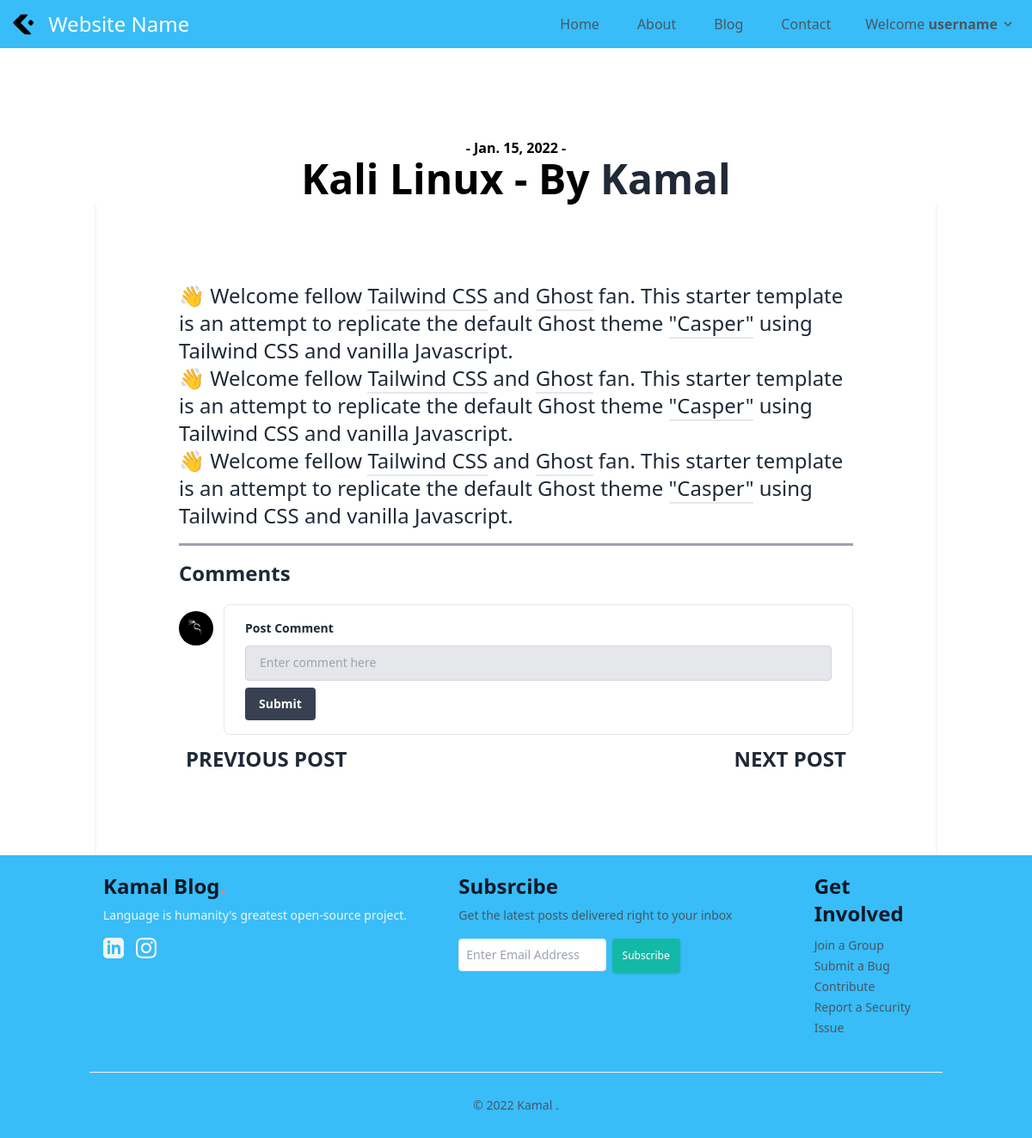
Screenshot of /blog/Kali Linux/ (signed in) with the database file from the repository.
### blog/models.py (models this page shows, shortened)
class Post(models.Model):
    sno=models.AutoField(primary_key=True)
    category=models.CharField(max_length=50)
    title=models.CharField(max_length=255)
    author=models.CharField(max_length=14)
    slug=models.CharField(max_length=130)
    timeStamp=models.DateField(blank=True, null=True)
    timeRead=models.IntegerField()
    image=models.ImageField(upload_to='Images', default="")
    content=models.TextField()

### blog/views.py (the view)
# urls.py: path('<str:slug>/', views.blogPage, name="blogPage"),
def blogPage(request, slug):
    post=Post.objects.filter(slug=slug).first()
    comments= BlogComment.objects.filter(post=post, parent=None)
    context={"post":post, 'comments': comments,}
    return render(request, "blog/blogPage.html", context)

### templates/blog/blogpage.html (shortened to what this page needs)
{% extends 'basic.html' %}
{% load static %}
{% load humanize %}
{% load extras %}
{% block body %}
<div class="text-center pt-16 md:pt-16">
    <p class="text-sm md:text-base text-grey-500 font-bold">- {{post.timeStamp}} -
    </p>
    <h1 class="font-bold break-normal text-3xl md:text-5xl">{{post.title}} - By <a class="text-gray-800  no-underline"
            href="/about">{{post.author}}</a></h1>
</div>
<div class="container max-w-5xl mx-auto">
    <div class="mx-0 sm:mx-6">
        <div class="bg-white w-full p-8 md:p-24 text-xl md:text-2xl text-gray-800 leading-normal shadow-md">
            <p class="font-serif">
                {{post.content|safe}}
            </p>
            <hr class=" border-b-2 border-gray-400 my-4 ">
            <div class="bg-white w-full h-auto flex flex-col space-y-2">
                <div>
                    <strong class=" ">Comments</strong>
                </div>
                {% if user.is_authenticated %}
                <form action="/blog/postComment/" method="post">
                    <div class="flex ">
                        <div class="  flex my-3 w-full">
                            <div class="  flex-shrink-0 mr-3"><img src="/media/Images/kali.png" alt=""
                                    class="  mt-2 rounded-full w-8 h-8 sm:w-10 sm:h-10"></div>
                            <div
                                class="text-sm flex-1 border rounded-lg px-4 py-2 sm:px-6 sm:py-4 space-y-2 leading-relaxed  max-w-[75vw] break-words">
                                <strong class=" ">Post Comment</strong>
                                <input required name="comment" placeholder="Enter comment here"
                                    class="bg-gray-200 w-full text-gray-700 focus:outline-none focus:shadow-outline border border-gray-300 rounded py-2 px-4 block appearance-none"
                                    type="text">
                                <button type="submit"
                                    class=" bg-gray-700 text-white font-bold py-2 px-4 rounded hover:bg-gray-600">Submit</button>
                            </div>
                        </div>
                    </div>
                </form>
                {% else %}
                <p>
                    Please <span><a class="text-sky-400 text-xl" href="#">login</a></span> to post a comment
                </p>
                {% endif %}
            </div>
            <div class="flex justify-between border-t border-lila py-12 mt-10">
                <a href="/" class="flex items-center">
                    <span class="font-body font-bold text-primary text-lg uppercase block pl-2 md:pl-5">Previous
                        Post</span>
                </a>
                <a href="/" class="flex items-center">
                    <span class="font-body font-bold text-primary text-lg uppercase block pr-2 md:pr-5">Next
                        Post</span>
                </a>
            </div>
        </div>
    </div>
</div>
{% endblock body %}

### templates/basic.html (shortened to what this page needs)
<!DOCTYPE html>
<html lang="en">
<head>
    <link rel="stylesheet" href="/static/style.css">
</head>
<body class="bg-white font-sans leading-normal tracking-normal">
    <nav class="flex items-center justify-between flex-wrap bg-sky-400 p-2 fixed w-full z-10 top-0">
        <div class="flex items-center flex-shrink-0 text-white mr-6">
            <img class="h-10" src="/media/logo.svg" alt="">
            <a class="text-white no-underline hover:text-white hover:no-underline" href="/">
                <span class="text-2xl pl-2"> Website Name</span>
            </a>
        </div>
        <div class="w-full flex-grow lg:flex lg:items-center lg:w-auto hidden pt-6 lg:pt-0" id="nav-content">
            <ul class="list-reset lg:flex justify-end flex-1 items-center">
                <li class="mr-3 ">
                    <a class="inline-block  text-gray-600 {% block homeactive %}  {% endblock homeactive %} py-2 px-4  no-underline hover:text-gray-200"
                        href="/">Home</a>
                </li>
                <li class="mr-3">
                    <a class="inline-block text-gray-600 no-underline hover:text-gray-200 hover:text-underline py-2 px-4"
                        href="/about">About</a>
                </li>
                <li class="mr-3">
                    <a class="inline-block text-gray-600 no-underline hover:text-gray-200 hover:text-underline py-2 px-4"
                        href="/blog">Blog</a>
                </li>
                <li class="mr-3">
                    <a class="inline-block text-gray-600 no-underline hover:text-gray-200 hover:text-underline py-2 px-4"
                        href="/contact">Contact</a>
                </li>
                {% if user.is_authenticated %}
                <div class="group inline-block text-gray-600">
                    <button
                        class="outline-none focus:outline-none px-3 py-1 bg-sky-400 rounded-sm flex items-center min-w-32">
                        <span class="pr-1  hover:text-gray-100 flex-1">Welcome <span class=" font-semibold">
                                {{request.user}}</span></span>
                        <span>
                            <svg class="fill-current h-4 w-4 transform group-hover:-rotate-180
                          transition duration-150 ease-in-out" xmlns="http://www.w3.org/2000/svg" viewBox="0 0 20 20">
                                <path d="M9.293 12.95l.707.707L15.657 8l-1.414-1.414L10 10.828 5.757 6.586 4.343 8z" />
                            </svg>
                        </span>
                    </button>
                </div>
        </div>
        {% endif %}
    </nav>
    {% block body %}{% endblock body %}
    <div>
        <footer class="bg-sky-400 font-sans relative pt-5 pb-3 md:pb-6">
            <div class="container mx-auto px-4">
                <div class="flex flex-wrap">
                    <div class="flex w-full md:w-5/12">
                        <div class="text-2xl px-4">
                            <h3 class="font-bold text-gray-900 dark:text-gray-100">Kamal
                                Blog<span style="color: #FF7F50;">.</span>
                            </h3>
                            <p class="mt-2 mb-4 text-gray-100 dark:text-gray-100 text-sm">
                                Language is humanity's greatest open-source project.
                            </p>
                            <div class="flex-row my-4">
                                <a class="h-8 w-8 rounded-full outline-none focus:outline-none" type="button" href="#">
                                </a>
                                <a class="h-8 w-8 rounded-full outline-none focus:outline-none" type="button" href="#">
                                </a>
                            </div>
                        </div>
                    </div>
                    <div class="flex w-full md:w-5/12 px-4">
                        <div class="text-2xl">
                            <p class="font-bold text-gray-900 dark:text-gray-100">Subsrcibe</p>
                            <p class="mt-2 mb-4 text-gray-600 dark:text-gray-100 text-sm">Get the latest posts delivered
                                right
                                to your inbox</p>
                            <div class="my-4">
                                <form id="footerForm" action="/subscribe/" method="POST" class="form-horizontal">
                                    <input type="email" name="email" size="14"
                                        class="p-2 border border-grey-light rounded text-black placeholder-gray-400 text-sm h-auto
                                                focus:bg-white focus:outline-none focus:ring-2 focus:ring-teal-400 focus:border-transparent"
                                        placeholder="Enter Email Address" required="required">
                                    <input type="submit" id="emailBtn" value="Subscribe"
                                        class="bg-teal-500 text-white active:bg-teal-400
                                                    rounded shadow hover:shadow-lg outline-none focus:outline-none h-auto text-xs p-3">
                                </form>
                            </div>
                        </div>
                    </div>
                    <div class="flex w-full md:w-2/12 px-4">
                        <div class="flex flex-wrap items-top">
                            <div class="w-full  ml-auto">
                                <p class="font-bold text-2xl text-gray-900 dark:text-gray-100">Get Involved</p>
                                <ul class="list-unstyled mt-2 mb-4">
                                    <li>
                                        <a class="text-gray-600 dark:text-gray-100 hover:underline py-1 text-sm"
                                            href='#'>Join a Group</a>
                                    </li>
                                    <li>
                                        <a class="text-gray-600 dark:text-gray-100 hover:underline py-1 text-sm"
                                            href='#'>Submit a Bug</a>
                                    </li>
                                    <li>
                                        <a class="text-gray-600 dark:text-gray-100 hover:underline py-1 text-sm"
                                            href='#'>Contribute</a>
                                    </li>
                                    <li>
                                        <a class="text-gray-600 dark:text-gray-100 hover:underline py-1 text-sm"
                                            href='#'>Report a Security Issue</a>
                                    </li>
                                </ul>
                            </div>
                        </div>
                    </div>
                </div>
                <hr class="my-3 md:my-6 border-gray-100" />
                <div class="flex flex-wrap items-center md:justify-between justify-center">
                    <div class="w-full md:w-4/12 px-4 mx-auto text-center">
                        <div class="text-sm text-gray-600 dark:text-gray-100 py-1">
                            &copy;
                            <span id="year">2022</span>
                            <a href="#" class="hover:underline hover:text-gray-500">Kamal
                            </a>.
                        </div>
                    </div>
                </div>
            </div>
        </footer>
    </div>
</body>
</html>

### templates/basic.html (style rules this page uses)
.min-w-32 { min-width: 8rem }

### rows the page displays
Post: timeStamp "Jan. 15, 2022", title "Kali Linux", author "Kamal", content "👋 Welcome fellow Tailwind CSS and Ghost fan. This starter template is an attempt to replicate the default Ghost theme \"Casper\" using Tailwind CSS and vanilla Javascript. 👋 Welcome fellow Tailwind CSS and Ghost fan. This starter template is an attempt to replicate the default Ghost theme \"Casper\" using Tailwind CSS and vanilla Javascript. 👋 Welcome fellow Tailwind CSS and Ghost fan. This starter template is an attempt to replicate the default Ghost theme \"Casper\" using Tailwind CSS and vanilla Javascript."

### other values shown
{{ request.user }} "username"
